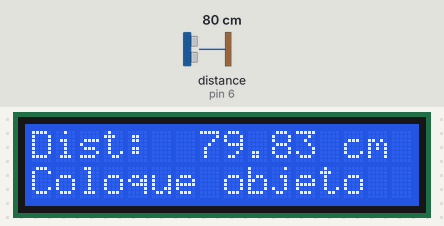
Bench run of a sketch on a simulated Arduino Uno, built with avr-gcc and run on an emulated ATmega328P. On the bench: 16×2 character LCD. Wiring (inferred from the names in the program): ultrasonic range finder: trigger pin 7; echo pin 6. The test bench sets the inputs (shaded band); at power-on: distance to the obstacle (sensor on pin 6) 80 cm. The echo pulse lasts 58.3 µs per cm; what the sketch prints to the serial monitor is not drawn.

Above: at 1.2 s.
1.3 s: distance to the obstacle (sensor on pin 6) set to 95 cm
At 2.4 s:
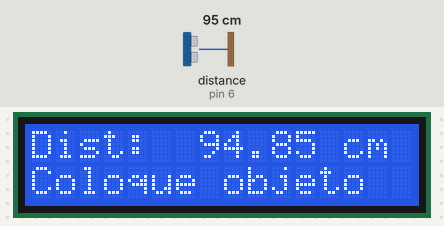
3.0 s: distance to the obstacle (sensor on pin 6) set to 100 cm
At 3.33 s:
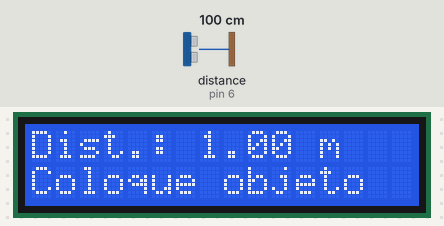
5.7 s: distance to the obstacle (sensor on pin 6) set to 9 cm
At 6.5 s:
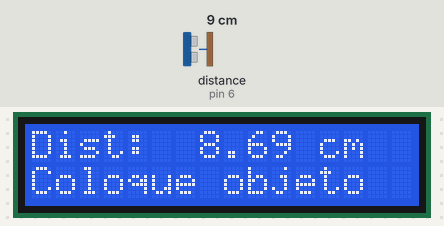
8.7 s: distance to the obstacle (sensor on pin 6) set to 250 cm
At 9.8 s:
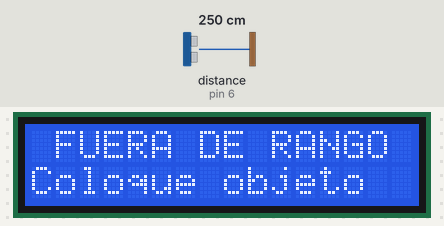
10.3 s: distance to the obstacle (sensor on pin 6) set to 202 cm
11.8 s: distance to the obstacle (sensor on pin 6) set to 195 cm
At 13.1 s:
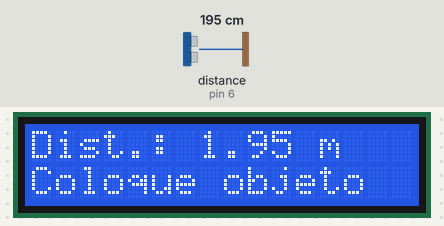
Timing chart, 0 to 14.4 s (numbered marks = the images above; inputs shaded):
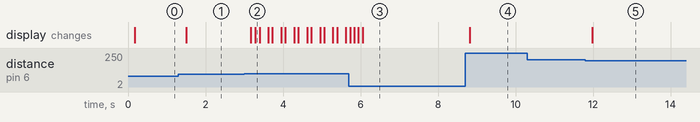

The sketch:

ultrasonido1.ino
```cpp
#include <LiquidCrystal.h> // incluimos librerias del LCD
LiquidCrystal lcd(12,11,5,4,3,2); //declaramos los pines del arduino

// Declaramos que el pin Trig del ultrasonico sera el pin 9 del arduino, y que el pin Echo sera el 8
int trig = 7;
int echo = 6;

float t; // variable t=tiempo
float d; // variable d=distancia

void setup() {

//Establecemos con PinMode si el pin sera OUTPUT o INPUT
pinMode(echo, INPUT);
pinMode(trig, OUTPUT);

Serial.begin(9600); //Iniciamos el serial monitor

lcd.begin(16,2); // iniciamos el LCD y le decimos el tamaÃ±o del display (16x2)
lcd.clear(); // limpiamos el LCD

lcd.setCursor(0,0); // para establecer el cursor arriba a la izquierda
lcd.print("Dist:"); // Texto del primer renglon
lcd.setCursor(0,1); // para establecer abajo a la izquierda
lcd.print("Coloque objeto"); // Texto del segundo renglon

}

void loop() {

/*    El sensor utrasonico funciona por medio de pulsos
      que envia al objeto a medir, y la distancia es proporcional
      a la duracion del pulso, por lo tanto usaremos la ecuacion fisica d=v*t
*/

digitalWrite(trig, HIGH); // Establecemos el valor del pin HIGH(5V)
delayMicroseconds(1000); // Espera un segundo
digitalWrite(trig, LOW); // Valor del pin LOW(0V)

d = pulseIn(echo, HIGH); //Para leer cuando Echo sea HIGH
d = (d/ 2) / 29.1; //Ecuacion
delay(100);


// Este sensor es capaz de detectar hasta 5 mts.
if (d < 200) // Le damos instruccion para que si es menor de 5 mts continue
{
     if (d < 100) //Si es menor de 1 m, desplegara la informacion en cm.
    {
      //Para imprimirlo en el serial monitor:
      Serial.print("Distancia: ");
      Serial.println(d);

      //Para imprimirlo en el LCD:
      lcd.setCursor(0,0);
      lcd.print("Dist:          ");
      lcd.setCursor(7,0);
      lcd.print(d);
      lcd.print(" cm");
    }

        if (d >= 100) //Si es mayor a 1 m, lo despliega en mts.
    {
      Serial.print("Distancia: ");
      Serial.println(d);


      //En el LCD
      lcd.setCursor(0,0);
      lcd.print("Dist.:          ");
      lcd.setCursor(7,0);
      lcd.print(d/100);
      lcd.print(" m");
    }
  }

else //Si es mayor 5mts, especifique que el objeto esta fuera de rango
  {
    Serial.print("FUERA DE RANGO");

    lcd.setCursor(0,0);
    lcd.print(" FUERA DE RANGO ");


  }

}
```

Measured:
- the behaviour switches between 99 and 100 cm on distance to the obstacle (sensor on pin 6) (found by bisection; images 1 and 2)
- the behaviour switches between 200 and 199 cm on distance to the obstacle (sensor on pin 6) (found by bisection; images 4 and 5)
- after the input at 1.3 s, the display: changes after 0.20 s (image 1)
- after the input at 3.0 s, the display: first changes after 0.17 s (image 2 shows a later state)
- after the input at 5.7 s, the display: first differs from a run without the input after 0.14 s (image 3)
- after the input at 8.7 s, the display: changes after 0.12 s (image 4)
- after the input at 10.3 s, every drawn part: stays the same
- after the input at 11.8 s, the display: changes after 0.18 s (image 5)
